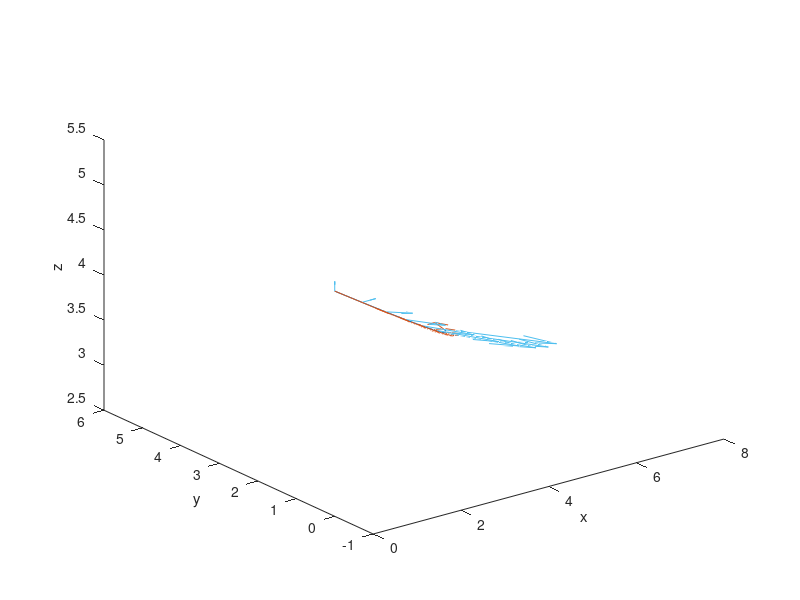
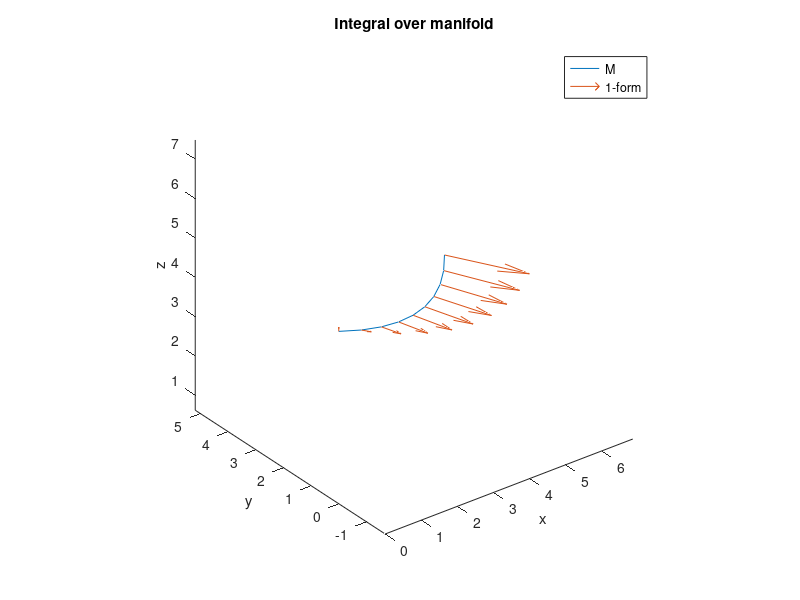
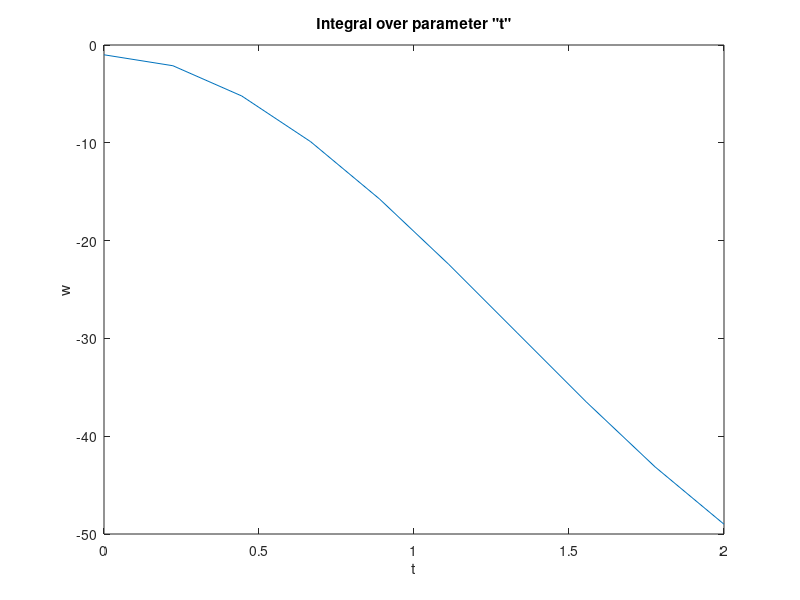

The MATLAB script that drew these images, in order:
function example_3
% Example 3 from page 5 in "Differential Forms" by Kurt Bryan
% Example of int(w) over M = int(w(X'(t))dt) over a to b
n = 10;
t = linspace(0,2,n);

% 1-manifold, basically a line
X = [3*t;...
     t.^2;...
     5-t];

% 1-form, takes in input vector
w = @(dX) 2*X(2,:).*dX(1,:) - X(1,:).*X(3,:).*dX(2,:) + dX(3,:);


figure(13301)
clf
plot3(X(1,:), X(2,:), X(3,:))
hold on
quiver3(X(1,:), X(2,:), X(3,:), ...
        3*ones(1,n), 2*t, -ones(1,n))
quiver3(X(1,:), X(2,:), X(3,:), ...
        2*X(2,:), -X(1,:).*X(3,:), ones(1,n))
xlabel('x')
ylabel('y')
zlabel('z')

figure(13302)
clf
plot3(X(1,:), X(2,:), X(3,:))
hold on
quiver3(X(1,:), X(2,:), X(3,:), ...
        2*X(2,:), -X(1,:).*X(3,:), ones(1,n))
title('Integral over manifold')
xlabel('x')
ylabel('y')
zlabel('z')
legend('M', '1-form')
axis equal

figure(13303)
clf
plot(t, 2*X(2,:).*3 - X(1,:).*X(3,:).*2.*t -1)
title('Integral over parameter "t"')
xlabel('t')
ylabel('w')
end